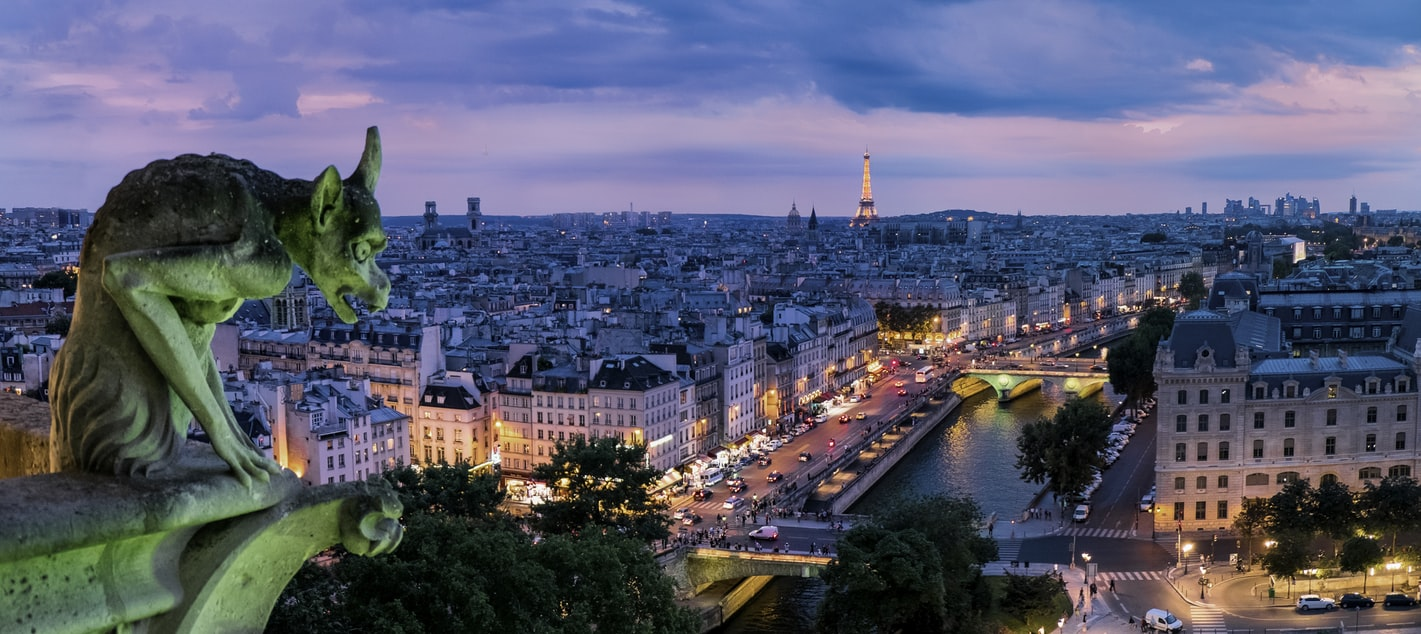
#> input picture data/paris.jpeg, 1421 x 634 px, given in place of the camera
$ python main.py
#> lines starting #> are read from the running program, lines starting #| are printed output that depends on the picture; after the words box and inside, x2 and y2 are one past the last pixel; in counts of white or black regions, pixels touching at a corner belong together
#> in video_capture, frame is the input picture: shape (634, 1421, 3); mean B, G, R 110.6, 90.4, 88.4
import cv2
import imutils

dog = cv2.imread("data/dog.jpg")


def image_proc_pipeline(img):
    resized = imutils.resize(img, height=500)

    gray = cv2.cvtColor(resized, cv2.COLOR_BGR2GRAY)
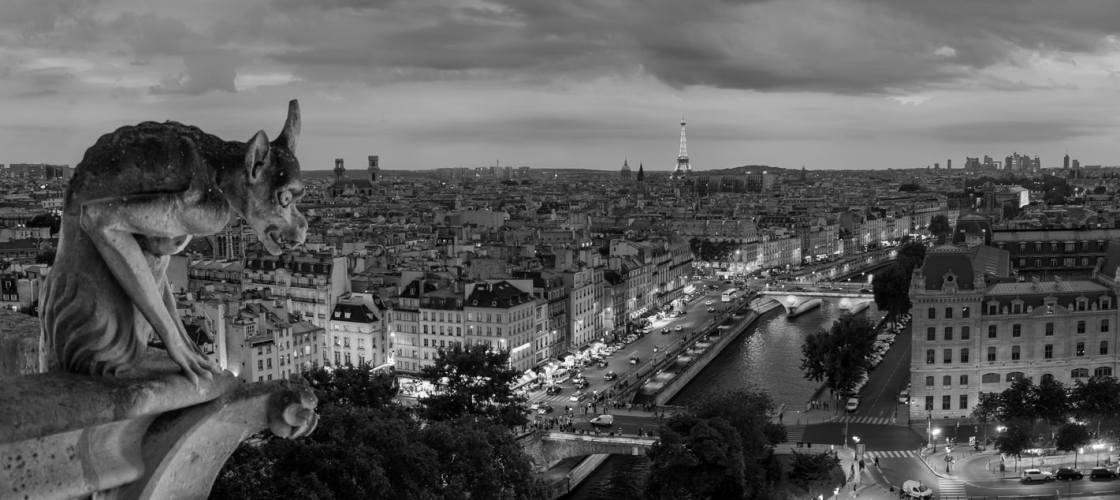
#> gray: shape (500, 1120); min 0, max 252, mean 92.1
    blur = cv2.GaussianBlur(gray, (3, 3), 8)

    edge = cv2.Canny(blur, 75, 200)
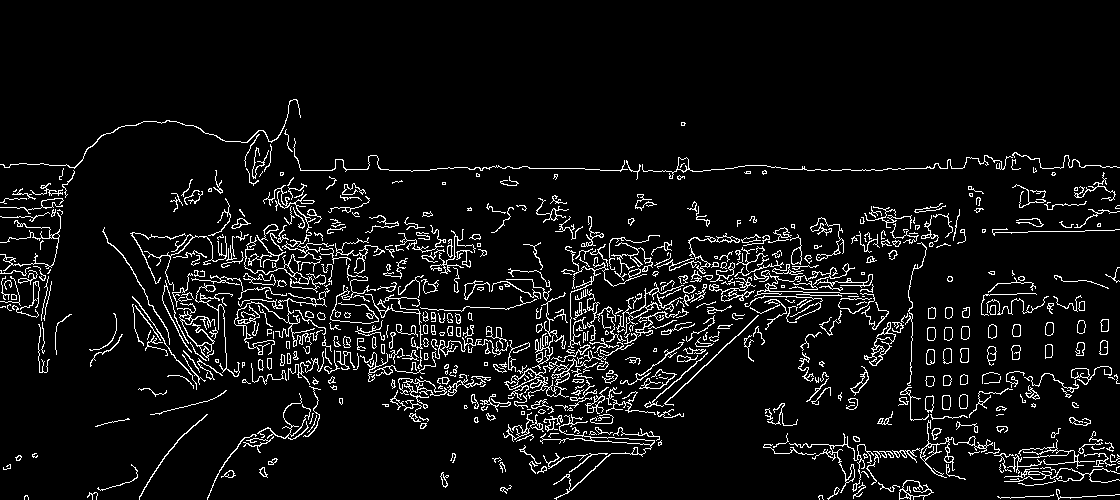
#> edge: shape (500, 1120); 6.6% white in thin lines or dots, all inside (x1, y1, x2, y2) = (0, 99, 1120, 500)

    return resized, edge


def video_capture():
    video = cv2.VideoCapture(0)

    while video.isOpened():
        ret, frame = video.read()

        if ret == True:
            resize, result = image_proc_pipeline(frame)

            cv2.imshow("resized", resize)
            cv2.imshow("result", result)

            if cv2.waitKey(25) & 0xFF == ord('q'):
#> (key q is pressed here)
                break
        else:
            break

    video.release()
    cv2.destroyAllWindows()


if __name__ == '__main__':
    video_capture()
